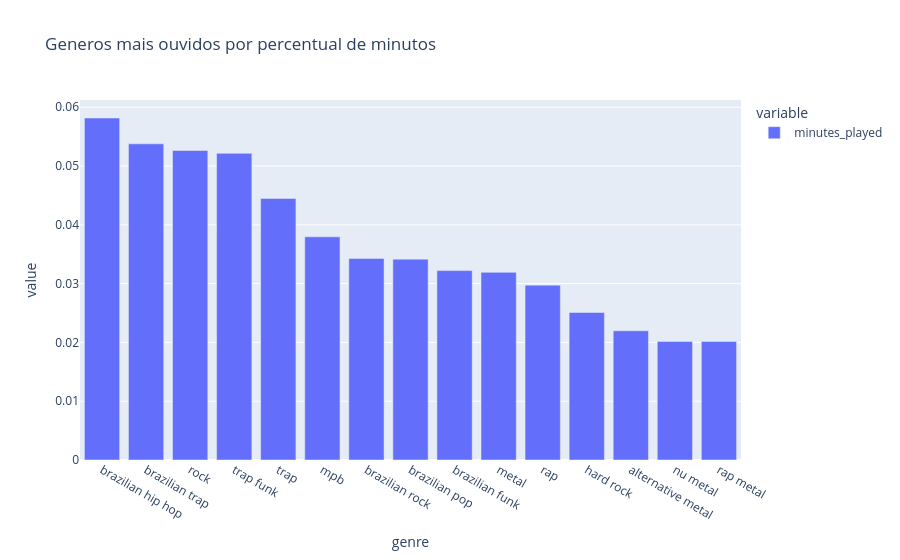

The notebook cell saved with this chart:
### Code cell
genre_share = genre_time / genre_time.sum()
gerar_grafico_colunas(genre_share.head(15),'Generos mais ouvidos por percentual de minutos')

### Figure 1 — Plotly figure (JSON) as saved in the notebook; plotly's stock layout.template omitted (floating-point values rounded to 4 significant figures)
{"data": [{"hovertemplate": "variable=minutes_played<br>genre=%{x}<br>value=%{y}<extra></extra>", "legendgroup": "minutes_played", "marker": {"color": "#636efa", "pattern": {"shape": ""}}, "name": "minutes_played", "orientation": "v", "showlegend": true, "textposition": "auto", "type": "bar", "x": ["brazilian hip hop", "brazilian trap", "rock", "trap funk", "trap", "mpb", "brazilian rock", "brazilian pop", "brazilian funk", "metal", "rap", "hard rock", "alternative metal", "nu metal", "rap metal"], "xaxis": "x", "y": [0.05817, 0.05378, 0.05264, 0.05216, 0.04449, 0.03796, 0.03429, 0.03417, 0.03221, 0.03192, 0.02974, 0.02509, 0.02198, 0.02016, 0.02016], "yaxis": "y"}], "layout": {"barmode": "relative", "legend": {"title": {"text": "variable"}, "tracegroupgap": 0}, "title": {"text": "Generos mais ouvidos por percentual de minutos"}, "xaxis": {"anchor": "y", "domain": [0, 1], "title": {"text": "genre"}}, "yaxis": {"anchor": "x", "domain": [0, 1], "title": {"text": "value"}}}}
